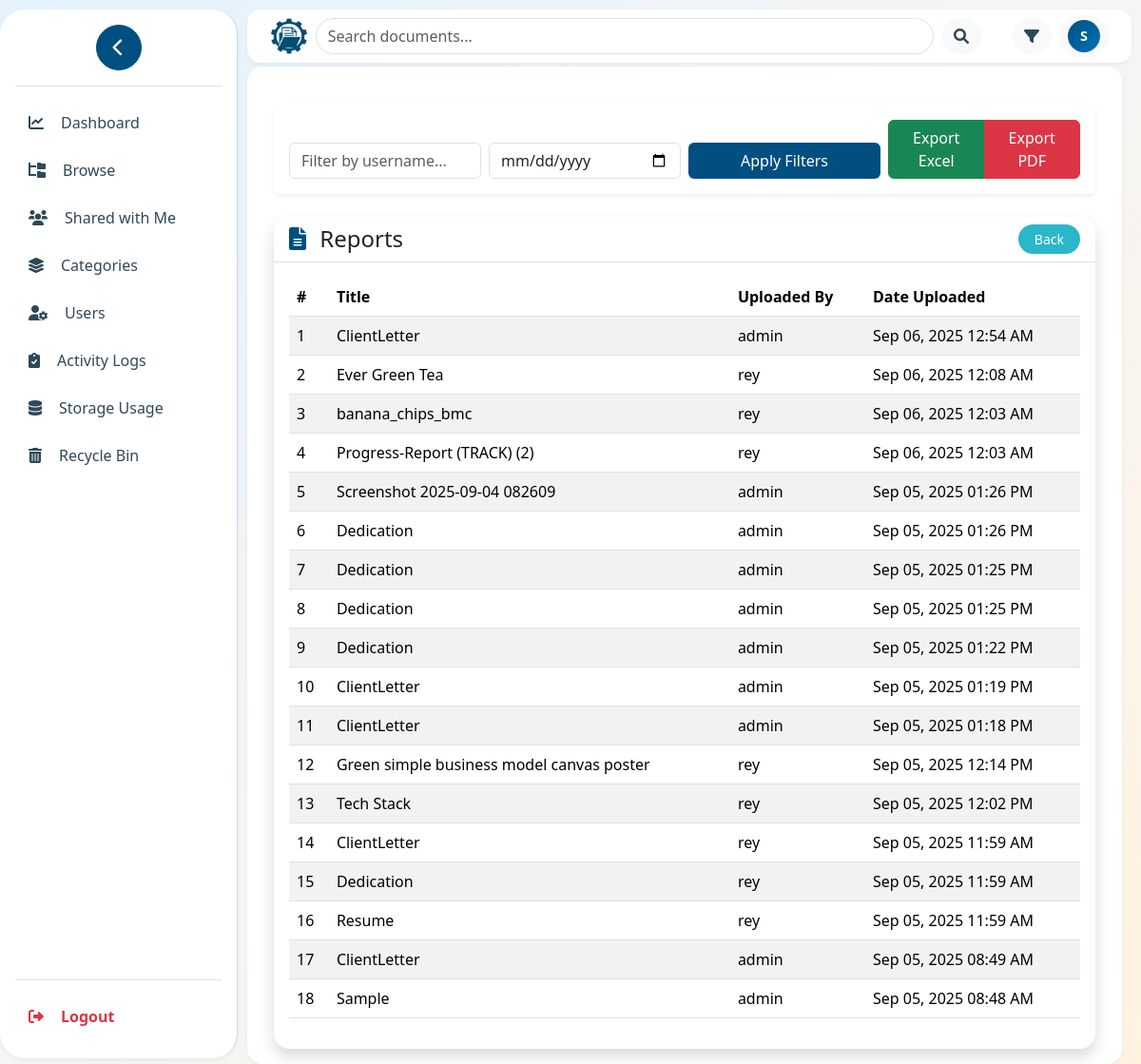
/all_reports.php (signed in), run on the app's committed database.
### tables this page shows
CREATE TABLE `reports` (
  `id` int(11) NOT NULL,
  `title` varchar(255) NOT NULL,
  `file_path` varchar(255) NOT NULL,
  `uploaded_by` varchar(100) NOT NULL,
  `created_at` timestamp NOT NULL DEFAULT current_timestamp()
);

CREATE TABLE `users` (
  `id` int(11) NOT NULL,
  `username` varchar(100) NOT NULL,
  `email` varchar(100) NOT NULL,
  `password` varchar(200) NOT NULL,
  `full_name` varchar(100) DEFAULT NULL,
  `role` enum('user','admin','superadmin') DEFAULT 'user',
  `created_at` datetime DEFAULT current_timestamp(),
  `updated_at` datetime DEFAULT current_timestamp() ON UPDATE current_timestamp(),
  `is_logged_in` tinyint(1) DEFAULT 0,
  `status` enum('pending','active','disabled') DEFAULT 'pending'
);

### all_reports.php (the view, shortened to what this page needs)
<?php
require_once 'config/database.php';
$userFilter = $_GET['user'] ?? '';
$dateFilter = $_GET['date'] ?? '';
$query = "
    SELECT r.id, r.title, r.created_at, u.username AS uploaded_by
    FROM reports r
    JOIN users u ON r.uploaded_by = u.id
    WHERE 1=1
";
$params = [];
$query .= " ORDER BY r.created_at DESC";
$stmt = $db->prepare($query);
$stmt->execute($params);
$reports = $stmt->fetchAll(PDO::FETCH_ASSOC);
?>
<?php include 'includes/header.php'; ?>
<div class="container mt-4">
  <div class="card mb-4 shadow-sm border-0">
    <div class="card-body">
      <form method="GET" class="row g-2 align-items-end">
        <div class="col-md-3">
          <input type="text" name="user" class="form-control" placeholder="Filter by username..." value="<?= htmlspecialchars($userFilter) ?>">
        </div>
        <div class="col-md-3">
          <input type="date" name="date" class="form-control" value="<?= htmlspecialchars($dateFilter) ?>">
        </div>
        <div class="col-md-3">
          <button type="submit" class="btn w-100" style="background-color: #004F80; color: white;">Apply Filters</button>
        </div>
        <div class="col-md-3 text-end">
          <?php if (count($reports) > 0): ?>
            <div class="btn-group w-100">
              <a href="?<?= http_build_query(array_merge($_GET, ['export' => 'excel'])) ?>" class="btn btn-success w-50">Export Excel</a>
              <a href="?<?= http_build_query(array_merge($_GET, ['export' => 'pdf'])) ?>" class="btn btn-danger w-50">Export PDF</a>
            </div>
          <?php endif; ?>
        </div>
      </form>
    </div>
  </div>
  <div class="card shadow rounded-4 border-0">
    <div class="card-header d-flex justify-content-between align-items-center bg-white border-bottom rounded-top-4">
      <h4 class="mb-0">
        <i class="fas fa-file-alt me-2" style="color:#004F80;"></i> Reports
      </h4>
      <a href="dashboard.php" class="btn btn-sm rounded-pill px-3" style="background-color: #2AB7CA; color: white; font-weight: 500;">Back</a>
    </div>
    <div class="card-body">
      <?php if (count($reports) > 0): ?>
        <div class="table-responsive">
          <table class="table table-striped align-middle">
            <thead>
              <tr>
                <th>#</th>
                <th>Title</th>
                <th>Uploaded By</th>
                <th>Date Uploaded</th>
              </tr>
            </thead>
            <tbody>
              <?php foreach ($reports as $index => $report): ?>
                <tr>
                  <td><?= $index + 1 ?></td>
                  <td><?= htmlspecialchars($report['title']) ?></td>
                  <td><?= htmlspecialchars($report['uploaded_by']) ?></td>
                  <td><?= date("M d, Y h:i A", strtotime($report['created_at'])) ?></td>
                </tr>
              <?php endforeach; ?>
            </tbody>
          </table>
        </div>
      <?php else: ?>
        <p class="text-muted">No reports found matching your filters.</p>
      <?php endif; ?>
    </div>
  </div>
</div>

### assets/css/header.css (style rules this page uses)
:root { --primary-color: #004F80; --secondary-color: #2AB7CA; --dark-color: #2F4858; --light-color: #F4F6F8; --white: #FFFFFF; --border-color: #D0D6DA; --hover-color: #E6F2F8; --shadow: 0 2px 4px rgba(0,0,0,0.05); --shadow-lg: 0 4px 12px rgba(0,0,0,0.1); }
* { margin: 0; padding: 0; box-sizing: border-box; }
html, body { height: 100%; margin: 0; overflow: hidden; font-family: "Segoe UI", Roboto, Arial, sans-serif; background: linear-gradient(135deg, #e3f2fd 0%, #f5f5f5 50%, #fff3e0 100%); color: #1a2332; }

### data on the page
reports: title "ClientLetter", users.username "admin", created_at "Sep 06, 2025 12:54 AM"
reports: title "Ever Green Tea", users.username "rey", created_at "Sep 06, 2025 12:08 AM"
reports: title "banana_chips_bmc", users.username "rey", created_at "Sep 06, 2025 12:03 AM"
reports: title "Progress-Report (TRACK) (2)", users.username "rey", created_at "Sep 06, 2025 12:03 AM"
reports: title "Screenshot 2025-09-04 082609", users.username "admin", created_at "Sep 05, 2025 01:26 PM"
reports: title "Dedication", users.username "admin", created_at "Sep 05, 2025 01:26 PM"
reports: title "Dedication", users.username "admin", created_at "Sep 05, 2025 01:25 PM"
reports: title "Dedication", users.username "admin", created_at "Sep 05, 2025 01:25 PM"
reports: title "Dedication", users.username "admin", created_at "Sep 05, 2025 01:22 PM"
reports: title "ClientLetter", users.username "admin", created_at "Sep 05, 2025 01:19 PM"
reports: title "ClientLetter", users.username "admin", created_at "Sep 05, 2025 01:18 PM"
reports: title "Green simple business model canvas poster", users.username "rey", created_at "Sep 05, 2025 12:14 PM"
reports: title "Tech Stack", users.username "rey", created_at "Sep 05, 2025 12:02 PM"
reports: title "ClientLetter", users.username "rey", created_at "Sep 05, 2025 11:59 AM"
reports: title "Dedication", users.username "rey", created_at "Sep 05, 2025 11:59 AM"
reports: title "Resume", users.username "rey", created_at "Sep 05, 2025 11:59 AM"
reports: title "ClientLetter", users.username "admin", created_at "Sep 05, 2025 08:49 AM"
reports: title "Sample", users.username "admin", created_at "Sep 05, 2025 08:48 AM"

### other printed values
$user_initial "S"
